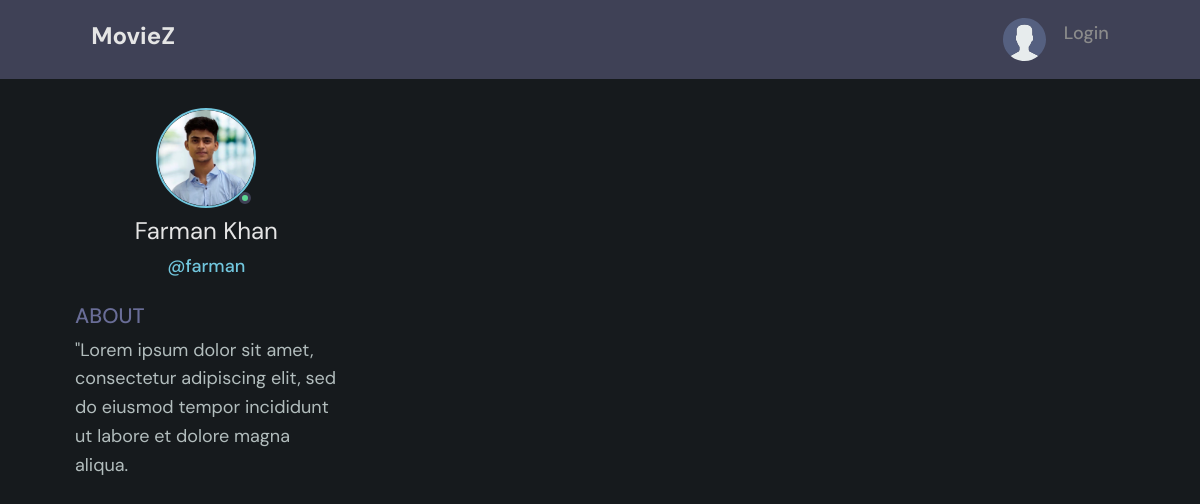
The page /account/profile/1 on the database as committed earlier.
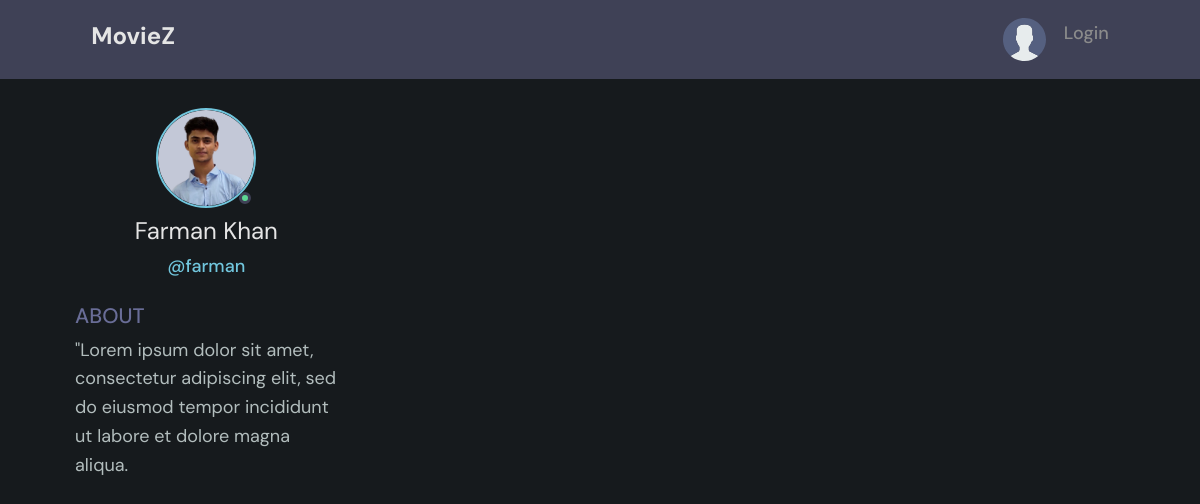
The same page on the database as committed later.
### accounts/models.py (models this page shows, shortened)
class User(AbstractUser):
    ROLE_CHOICES = [
        ('member', 'Member'),
        ('admin', 'Admin')
    ]
    username=models.CharField(max_length=30)
    email = models.EmailField(unique=True, null=True)
    role = models.CharField(max_length= 30, choices = ROLE_CHOICES, default='member')
    photo = models.ImageField(upload_to='profile/%Y', null=True,blank=True, default='default.png')
    bio = models.TextField(null=True,blank=True)
    USERNAME_FIELD = 'email'
    REQUIRED_FIELDS = ['username']

### accounts/views.py (the view)
# urls.py: path('profile/<str:id>',views.userProfile, name="user-profile"),
def userProfile(request,id):
    profile = User.objects.get(pk=id)
    data={
        'profile':profile
    }
    return render(request,'accounts/profile.html',data)

### templates/accounts/profile.html (shortened to what this page needs)
{% extends 'main.html' %}
{% block content %}
<main class="profile-page layout layout--3">
    <div class="container">
      <div class="roomList">
        <div class="profile">
          <div class="profile__avatar">
            <div class="avatar avatar--large active">
              <img src="{{profile.photo.url}}" />
            </div>
          </div>
          <div class="profile__info">
            <h3>{{profile.first_name}} {{profile.last_name}}</h3>
            <p>@{{profile.username}}</p>
          </div>
          <div class="profile__about">
            <h3>About</h3>
            <p>
              {{profile.bio}}
            </p>
          </div>
        </div>
      </div>
    </div>
  </main>
{% endblock content %}

Rows that differ between the two databases and show on the page:
changed User "Farman": photo: a different picture
